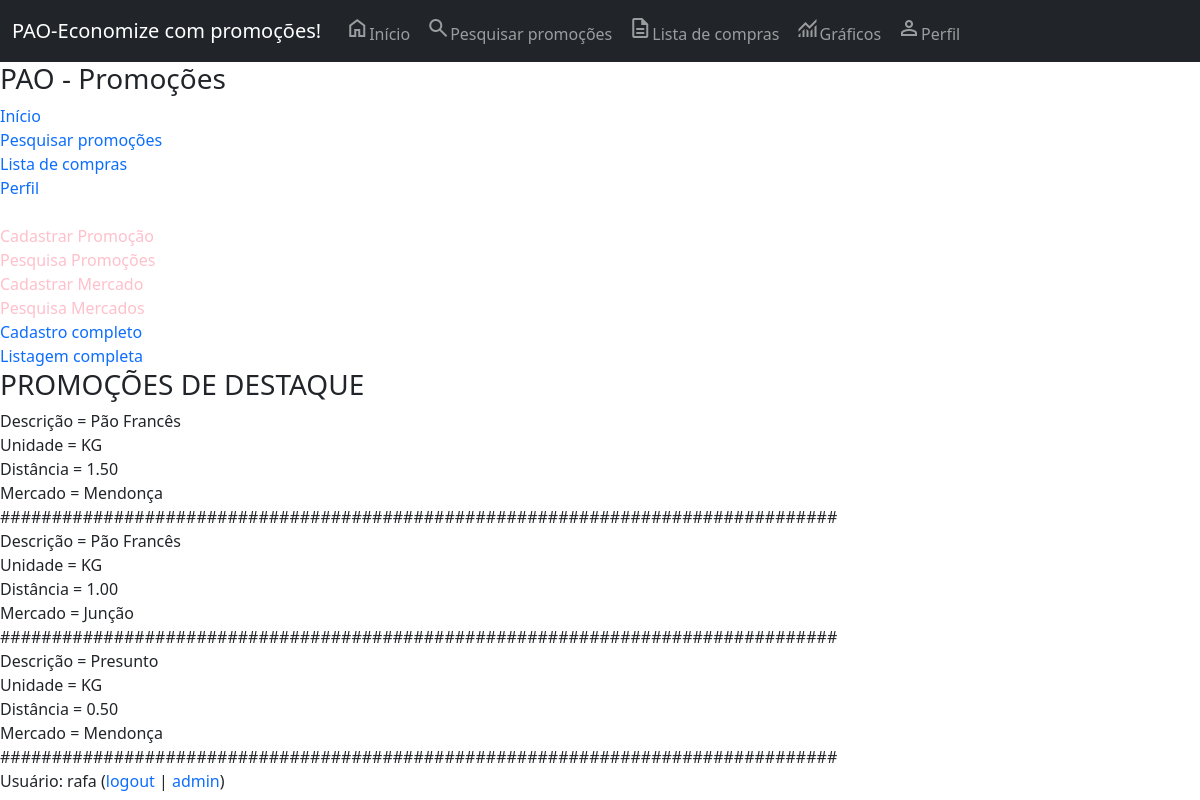
The app's page / (signed in), older data.
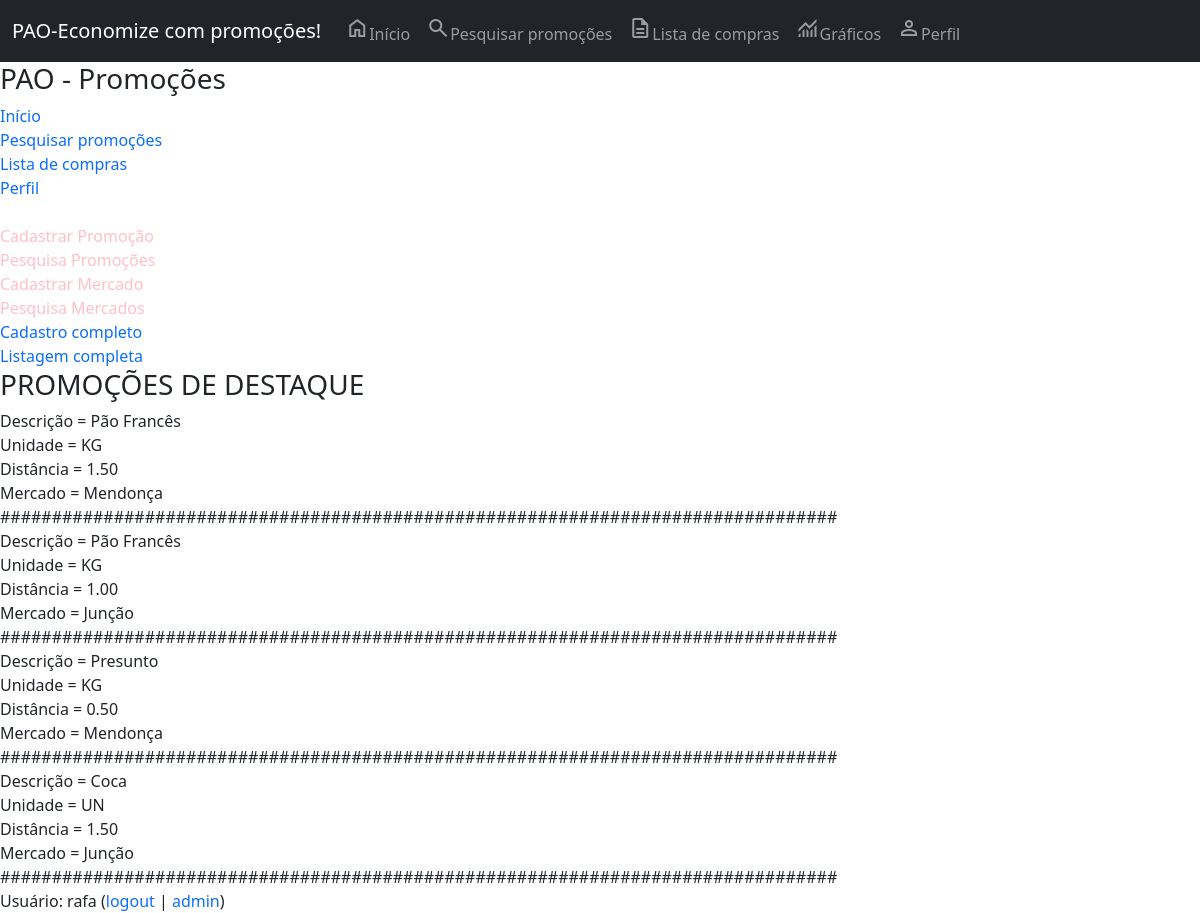
The same page, newer data.
### core/models.py (models this page shows, shortened)
class Promocao(models.Model):
    descricao = models.CharField(max_length=150, blank=True, null=True, verbose_name='Descricao')
    unidade = models.CharField(max_length=20, blank=True, null=True, verbose_name='Unidade')
    categoria = models.CharField(max_length=100,choices=CATEGORIAS_CHOICES, blank=True, null=True, verbose_name='Categoria')
    preco_normal = models.DecimalField(max_digits=10, decimal_places=2, verbose_name='Preço normal')
    preco_promocao = models.DecimalField(max_digits=10, decimal_places=2, verbose_name='Preço')
    data_inicio = models.DateField(auto_now=False, verbose_name='Inicio')
    data_fim = models.DateField(auto_now=False, verbose_name='Fim')
    distancia = models.DecimalField(max_digits=10, decimal_places=2, verbose_name='Distância')
    mercado = models.ForeignKey(Mercado, on_delete=models.CASCADE, verbose_name='Mercado')
    class Meta:
        verbose_name_plural = 'Promoções'

class Mercado(models.Model):
    razao_social = models.CharField(max_length=100, verbose_name='Razão Social')
    cnpj = models.CharField(max_length=20, verbose_name='CNPJ')
    endereco = models.OneToOneField(Endereco, blank=True, null=True, on_delete=models.CASCADE, verbose_name='Endereço')
    class Meta:
        verbose_name_plural = 'Mercado'

### core/views.py (the view)
# urls.py: path('', inicio, name='url_principal'),
def inicio(request):
    promocoes = Promocao.objects.all()
    contexto = {'promocoes': promocoes}
    return render(request, 'core/index.html', contexto)

### core/templates/core/index.html (shortened to what this page needs)
{% extends 'base.html' %}
{% load static %}
{% block main %}
<h3>PAO - Promoções</h3>
<a href="/">Início</a><br>
<a href="/listagem-promocoes/">Pesquisar promoções</a><br>
<a href="/lista-compras/">Lista de compras</a></br>
<a href="/perfil/">Perfil</a></br></br>
<a class="feito" href="/cadastro-promocao/">Cadastrar Promoção</a><br>
<a class="feito" href="/listagem-promocoes/">Pesquisa Promoções</a><br>
<a class="feito" href="/cadastro-mercado/">Cadastrar Mercado</a><br>
<a class="feito" href="/listagem-mercados/">Pesquisa Mercados</a><br>
<a href="/cadastro-completo/">Cadastro completo</a> <br>
<a href="/listagem-completa/">Listagem completa</a> <br>
<h3>PROMOÇÕES DE DESTAQUE</h3>
{% for i in promocoes %}
Descrição = {% if i.descricao %} {{ i.descricao }} {% endif %} <br>
Unidade = {% if i.unidade %} {{ i.unidade }} {% endif %} <br>
Distância = {% if i.distancia %} {{ i.distancia }} {% endif %} <br>
Mercado = {% if i.mercado.razao_social %} {{ i.mercado.razao_social}}{% endif %} <br>
################################################################################# <br>
{% endfor %}
{% endblock %}

Row changes from the older to the newer data that the page shows:
added Promocao: descricao "Coca", unidade "UN", distancia "1.50", mercado.razao_social "Junção"
